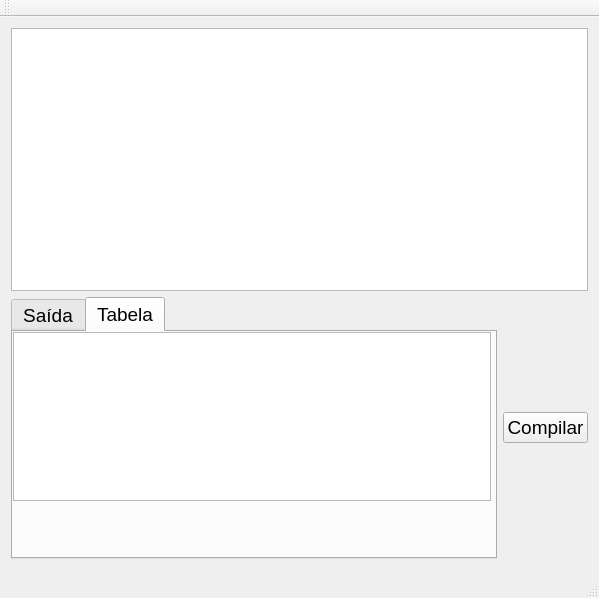
<?xml version="1.0" encoding="UTF-8"?>
<ui version="4.0">
 <class>Janela</class>
 <widget class="QMainWindow" name="Janela">
  <property name="geometry">
   <rect>
    <x>0</x>
    <y>0</y>
    <width>599</width>
    <height>598</height>
   </rect>
  </property>
  <property name="font">
   <font>
    <pointsize>14</pointsize>
   </font>
  </property>
  <property name="windowTitle">
   <string>Janela</string>
  </property>
  <widget class="QWidget" name="centralWidget">
   <layout class="QVBoxLayout" name="verticalLayout">
    <item>
     <widget class="QPlainTextEdit" name="entrada"/>
    </item>
    <item>
     <layout class="QHBoxLayout" name="horizontalLayout">
      <item>
       <widget class="QTabWidget" name="tabWidget">
        <property name="currentIndex">
         <number>1</number>
        </property>
        <widget class="QWidget" name="tab">
         <attribute name="title">
          <string>Saída</string>
         </attribute>
         <widget class="QTextEdit" name="saida">
          <property name="enabled">
           <bool>true</bool>
          </property>
          <property name="geometry">
           <rect>
            <x>0</x>
            <y>0</y>
            <width>481</width>
            <height>211</height>
           </rect>
          </property>
          <property name="sizePolicy">
           <sizepolicy hsizetype="Expanding" vsizetype="Expanding">
            <horstretch>0</horstretch>
            <verstretch>0</verstretch>
           </sizepolicy>
          </property>
          <property name="readOnly">
           <bool>true</bool>
          </property>
         </widget>
        </widget>
        <widget class="QWidget" name="tab_2">
         <attribute name="title">
          <string>Tabela</string>
         </attribute>
         <widget class="QTableWidget" name="tableWidget">
          <property name="geometry">
           <rect>
            <x>0</x>
            <y>0</y>
            <width>478</width>
            <height>169</height>
           </rect>
          </property>
         </widget>
        </widget>
       </widget>
      </item>
      <item>
       <widget class="QPushButton" name="botaoCompilar">
        <property name="text">
         <string>Compilar</string>
        </property>
       </widget>
      </item>
     </layout>
    </item>
   </layout>
  </widget>
  <widget class="QMenuBar" name="menuBar">
   <property name="geometry">
    <rect>
     <x>0</x>
     <y>0</y>
     <width>599</width>
     <height>31</height>
    </rect>
   </property>
  </widget>
  <widget class="QToolBar" name="mainToolBar">
   <attribute name="toolBarArea">
    <enum>TopToolBarArea</enum>
   </attribute>
   <attribute name="toolBarBreak">
    <bool>false</bool>
   </attribute>
  </widget>
  <widget class="QStatusBar" name="statusBar"/>
 </widget>
 <layoutdefault spacing="6" margin="11"/>
 <resources/>
 <connections/>
</ui>
